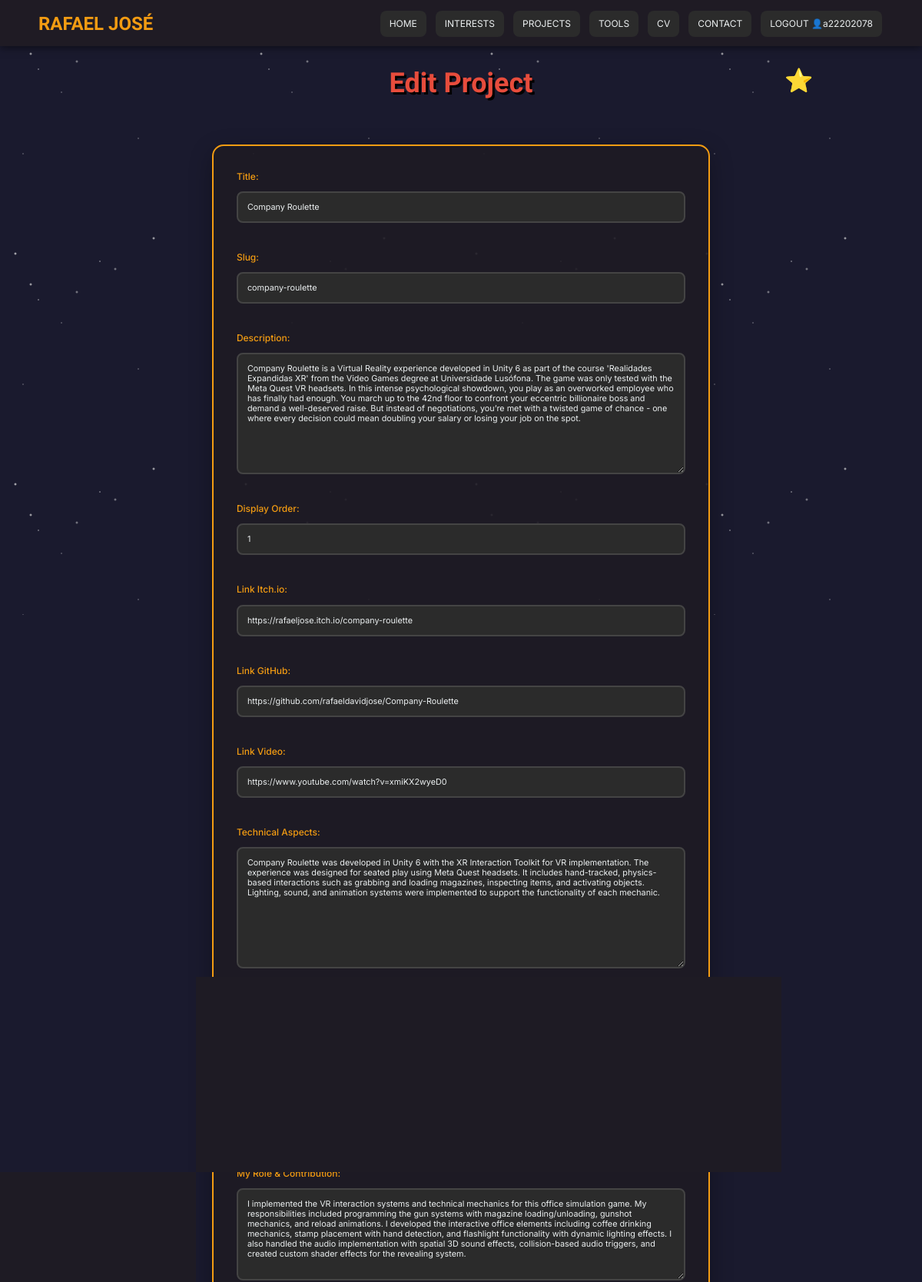
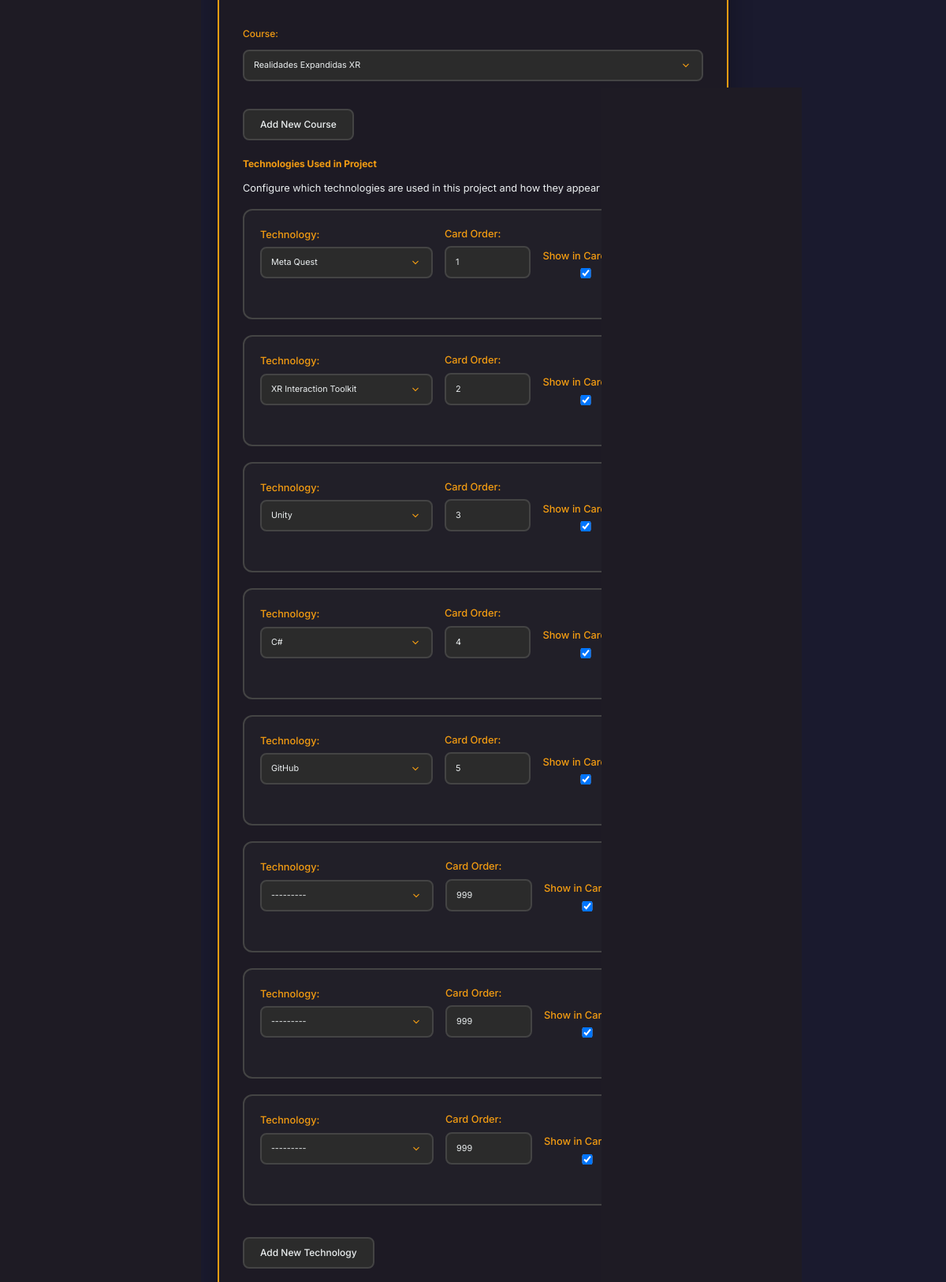
/portfolio/projects/company-roulette/edit/ (signed in, upper part), run on the app's committed database (2 pictures, top to bottom).
### portfolio/models.py (models this page shows, shortened)
class Projeto(models.Model):
    titulo = models.CharField(
        max_length = 200,
    )
    slug = models.SlugField(
        unique=True,
        help_text="URL amigável gerada automaticamente a partir do título"
    )
    descricao = models.TextField(
        verbose_name = "Descrição",
    )
    link_itch = models.URLField(
        max_length = 200,
        null = True,
        blank = True,
    )
    link_github = models.URLField(
        max_length = 200,
        null = True,
        blank = True,
    )
    link_video = models.URLField(
        max_length = 200,
        null = True,
        blank = True,
    )
    aspetos_tecnicos = models.TextField(
        verbose_name = "Aspectos técnicos",
    )
    conceitos_aplicados = models.TextField()
    my_role = models.TextField(
        blank=True,
        null=True,
        verbose_name='My Role & Contribution',
        help_text='Describe your specific role and contributions to this project'
    )
    disciplina = models.ForeignKey(
        Disciplina,
        on_delete = models.CASCADE,
        related_name = 'projetos',
        null = True,
        blank = True,
    )
    tecnologias = models.ManyToManyField(
        Tecnologia,
        through='ProjetoTecnologia',
        related_name='projetos',
        blank=True,
    )
    ordem = models.IntegerField(
        default=0,
        help_text='Ordem de exibição (menor número aparece primeiro)'
    )
    class Meta:
        ordering = ['ordem', 'titulo']

### portfolio/views.py (the view)
# urls.py: path('projects/<slug:projeto_slug>/edit/', views.edita_projeto_view, name="edita_projeto"),
@login_required
def edita_projeto_view(request, projeto_slug):
    projeto = get_object_or_404(Projeto, slug=projeto_slug)
    ficha_tecnica = getattr(projeto, 'ficha_tecnica', None)
    if request.method == 'POST':
        projeto_form = ProjetoForm(request.POST, request.FILES, instance=projeto)
        ficha_form = FichaTecnicaForm(request.POST, instance=ficha_tecnica)
        imagem_formset = ImagemProjetoFormSet(request.POST, request.FILES, instance=projeto, prefix='imagens')
        tecnologia_formset = ProjetoTecnologiaFormSet(request.POST, instance=projeto, prefix='tecnologias')
        if (projeto_form.is_valid() and ficha_form.is_valid() and
            imagem_formset.is_valid() and tecnologia_formset.is_valid()):
            projeto = projeto_form.save()
            ficha = ficha_form.save(commit=False)
            ficha.projeto = projeto
            ficha.save()
            imagens = imagem_formset.save(commit=False)
            for imagem in imagens:
                imagem.projeto = projeto
                imagem.save()
            for obj in imagem_formset.deleted_objects:
                obj.delete()
            tecnologias = tecnologia_formset.save(commit=False)
            for tecnologia in tecnologias:
                tecnologia.projeto = projeto
                tecnologia.save()
            for obj in tecnologia_formset.deleted_objects:
                obj.delete()
            return redirect('portfolio:projeto_path', projeto_slug=projeto.slug)
    else:
        projeto_form = ProjetoForm(instance=projeto)
        ficha_form = FichaTecnicaForm(instance=ficha_tecnica)
        imagem_formset = ImagemProjetoFormSet(instance=projeto, prefix='imagens')
        tecnologia_formset = ProjetoTecnologiaFormSet(instance=projeto, prefix='tecnologias')
    context = {
        'form': projeto_form,
        'ficha_form': ficha_form,
        'imagens': imagem_formset,
        'tecnologias': tecnologia_formset,
        'projeto': projeto,
        'data': date.today().year,
    }
    return render(request, 'portfolio/edita_projeto.html', context)

### portfolio/forms.py
class FichaTecnicaForm(forms.ModelForm):
    class Meta:
        model = FichaTecnica
        exclude = ['projeto']
        labels = {
            'plataforma': 'Platform',
            'duracao_desenvolvimento': 'Development Time',
            'equipa': 'Team Size',
        }

### portfolio/models.py (called while the page is built)
    def __str__(self):
        return self.nome

    def __str__(self):
        return self.nome

### portfolio/templates/portfolio/edita_projeto.html (shortened to what this page needs)
{% extends 'portfolio/base.html' %}
{% load static %}
{% block extra_styles %}
<link rel="stylesheet" href="{% static 'css_portfolio/form.css' %}">
{% endblock %}
{% block main %}
<h2>Edit Project</h2>
<form method="post" enctype="multipart/form-data" action="{% url 'portfolio:edita_projeto' projeto_slug=projeto.slug %}">
    {% for field in form %}
        <div class="form-row">
            {{ field.label_tag }}
            {% if field.name == "disciplina" %}
                {{ field }}
                <div class="button-wrapper" style="margin-bottom: 0;">
                    <a href="{% url 'portfolio:nova_disciplina' %}" class="custom-button">Add New Course</a>
                </div>
            {% else %}
                {{ field }}
            {% endif %}
        </div>
    {% endfor %}
    <div class="form-row">
        <label><strong>Technologies Used in Project</strong></label>
        <p style="font-size: 0.8rem; color: var(--text-light); margin-bottom: 15px;">
            Configure which technologies are used in this project and how they appear on the project card.
        </p>
        {% for tech_form in tecnologias %}
            <div class="tech-form-block">
                <div class="tech-form-row">
                    <div class="tech-form-field">
                        {{ tech_form.tecnologia.label_tag }}
                        {{ tech_form.tecnologia }}
                    </div>
                    <div class="tech-form-field">
                        {{ tech_form.ordem_no_cartao.label_tag }}
                        {{ tech_form.ordem_no_cartao }}
                    </div>
                    <div class="tech-form-field">
                        {{ tech_form.mostrar_no_cartao.label_tag }}
                        {{ tech_form.mostrar_no_cartao }}
                    </div>
                    {% if tech_form.instance.pk %}
                        <div class="tech-delete-field">
                            {{ tech_form.DELETE }}
                            <label for="{{ tech_form.DELETE.id_for_label }}" style="margin-left: 5px; font-size: 0.8rem;">Delete</label>
                        </div>
                    {% endif %}
                </div>
            </div>
        {% endfor %}
        <div class="button-wrapper" style="margin-bottom: 0;">
            <a href="{% url 'portfolio:nova_tecnologia' %}" class="custom-button">Add New Technology</a>
        </div>
    </div>
</form>
{% endblock %}

### portfolio/templates/portfolio/base.html (shortened to what this page needs)
<!DOCTYPE html>
<html lang="en">
<head>
    {% load static %}
    <link rel="stylesheet" href="{% static 'css_portfolio/gaming_style.css' %}">
    {% block extra_styles %}
    {% endblock %}
</head>
<body>
    <header>
        <div class="header-content">
            <h1 class="header-title"><strong>RAFAEL JOSÉ</strong></h1>
            <nav>
                <a href="{% url 'portfolio:index' %}">HOME</a>
                <a href="{% url 'portfolio:interesses' %}">INTERESTS</a>
                <a href="{% url 'portfolio:projetos' %}">PROJECTS</a>
                <a href="{% url 'portfolio:tecnologias' %}">TOOLS</a>
                <a href="{% url 'portfolio:cv' %}">CV</a>
                <a href="{% url 'portfolio:contacto' %}">CONTACT</a>
                {% if request.user.is_authenticated %}
                    <a href="{% url 'admin:logout' %}">LOGOUT 👤{{request.user.username}}</a>
                {% endif %}
            </nav>
        </div>
    </header>
    <main>
        <div class="content">
            {% block main %}
            {% endblock %}
        </div>
    </main>
    <div class="power-up" id="powerup1" onclick="collectPowerUp(this)">⭐</div>
</body>
</html>

### portfolio/static/css_portfolio/form.css (style rules this page uses)
form { max-width: 800px; margin: 20px auto; background: rgba(31, 27, 36, 0.9); padding: 30px; border-radius: 15px; border: 2px solid var(--primary-gold); text-align: left; position: relative; box-shadow: 0 10px 30px rgba(0,0,0,0.3); display: flex; flex-direction: column; gap: 20px; }
form label { font-size: clamp(0.7rem, 1vw, 0.9rem); color: var(--primary-gold); display: block; margin-bottom: 10px; font-family: 'Inter', sans-serif; font-weight: 500; }
form input, form textarea, form select { width: 100%; padding: 12px; background: #2b2b2b; border: 2px solid #444; border-radius: 8px; color: var(--text-light); font-family: 'Inter', sans-serif; font-size: clamp(0.6rem, 0.9vw, 0.8rem); margin-bottom: 15px; transition: border-color 0.3s, box-shadow 0.3s; }
form textarea { min-height: 120px; resize: vertical; }
form select { cursor: pointer; appearance: none; background-position: right 12px center; background-repeat: no-repeat; background-size: 16px; padding-right: 40px; }
form .custom-button { font-size: clamp(0.7rem, 1vw, 0.9rem); color: var(--text-light); background: #2b2b2b; border: 2px solid #444; cursor: pointer; padding: 12px 20px; position: relative; transition: all 0.3s; text-decoration: none; display: inline-flex; align-items: center; justify-content: center; border-radius: 8px; font-family: 'Inter', sans-serif; font-weight: 500; text-align: center; line-height: 1; min-width: 90px; }
.form-row { width: 100%; text-align: left; padding: 0; margin: 0; display: flex; flex-direction: column; align-items: flex-start; }
.button-wrapper { display: flex; justify-content: center; align-items: center; gap: 15px; margin-top: 20px; flex-wrap: wrap; }

### portfolio/templates/portfolio/edita_projeto.html (style rules this page uses)
.tech-form-block { width: 100%; margin-bottom: 20px; padding: 20px; border: 2px solid #444; border-radius: 12px; background: rgba(255,255,255,0.02); transition: all 0.3s; }
.tech-form-row { display: grid; grid-template-columns: 2fr 1fr 1fr 0.5fr; gap: 15px; align-items: end; margin-bottom: 15px; }
.tech-form-field { display: flex; flex-direction: column; }
.tech-form-field label { font-size: 0.8rem; color: var(--primary-gold); margin-bottom: 5px; font-weight: 500; }
.tech-delete-field { display: flex; align-items: center; justify-content: center; }
.tech-delete-field input[type="checkbox"] { margin: 0; width: auto; }

### portfolio/templates/portfolio/base.html (style rules this page uses)
html { overflow-x: hidden !important; width: 100%; max-width: 100vw; }
body { overflow-x: hidden !important; width: 100%; max-width: 100vw; position: relative; }
.power-up { position: fixed !important; font-size: 30px; cursor: pointer; animation: powerUpFloat 5s ease-in-out infinite; z-index: 50; will-change: transform; pointer-events: auto; user-select: none; contain: layout style paint; }
main, .content { overflow-x: hidden !important; width: 100%; max-width: 100%; position: relative; }

### data on the page
Projeto: form "Company Roulette" "company-roulette" "Company Roulette is a Virtual Reality experience developed in Unity 6 as part of the course 'Realidades Expandidas XR' from the Video Games degree at Universidade Lusófona. The game was only tested with the Meta Quest VR headsets. In this intense psychological showdown, you play as an overworked employee who has finally had enough. You march up to the 42nd floor to confront your eccentric billionaire boss and demand a well-deserved raise. But instead of negotiations, you’re met with a twisted game of chance - one where every decision could mean doubling your salary or losing your job on the spot." "1" "https://rafaeljose.itch.io/company-roulette" "https://github.com/rafaeldavidjose/Company-Roulette" "https://www.youtube.com/watch?v=xmiKX2wyeD0" "Company Roulette was developed in Unity 6 with the XR Interaction Toolkit for VR implementation. The experience was designed for seated play using Meta Quest headsets. It includes hand-tracked, physics-based interactions such as grabbing and loading magazines, inspecting items, and activating objects. Lighting, sound, and animation systems were implemented to support the functionality of each mechanic." "The project applies concepts from interaction design, player agency, and physical interaction in VR. It explores decision-making under uncertainty, the use of risk-reward mechanics, and environmental storytelling to frame player choices. Elements such as turn-based structure, limited resources, and variable outcomes are used to support gameplay decisions." "I implemented the VR interaction systems and technical mechanics for this office simulation game. My responsibilities included programming the gun systems with magazine loading/unloading, gunshot mechanics, and reload animations. I developed the interactive office elements including coffee drinking mechanics, stamp placement with hand detection, and flashlight functionality with dynamic lighting effects. I also handled the audio implementation with spatial 3D sound effects, collision-based audio triggers, and created custom shader effects for the revealing system.", form "Realidades Expandidas XR"

### other printed values
{{ request.user.username }} "a22202078"
{{ field.label_tag }} "Title:" "Slug:" "Description:" "Display Order:" "Link Itch.io:" "Link GitHub:" "Link Video:" "Technical Aspects:" "My Role & Contribution:" "Course:"
{{ tech_form.tecnologia.label_tag }} "Technology:" "Technology:" "Technology:" "Technology:" "Technology:" "Technology:" "Technology:" "Technology:"
{{ tech_form.ordem_no_cartao.label_tag }} "Card Order:" "Card Order:" "Card Order:" "Card Order:" "Card Order:" "Card Order:" "Card Order:" "Card Order:"
{{ tech_form.mostrar_no_cartao.label_tag }} "Show in Card:" "Show in Card:" "Show in Card:" "Show in Card:" "Show in Card:" "Show in Card:" "Show in Card:" "Show in Card:"
